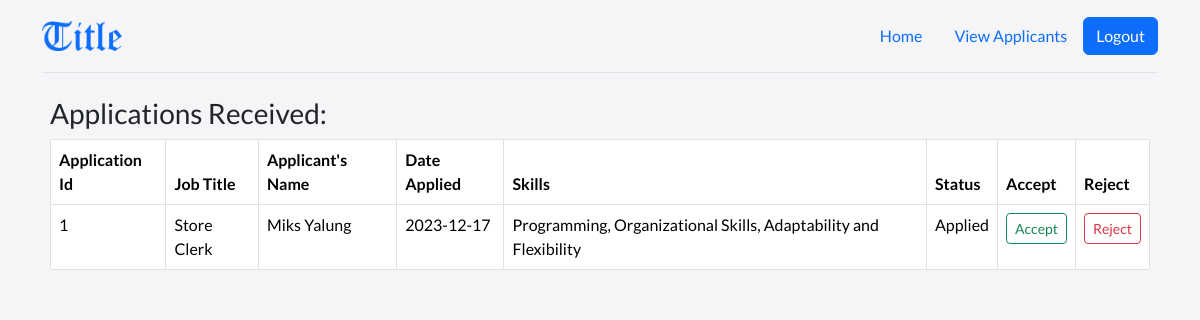
The app's page /title/a_viewapplications.php (signed in) with its own data.
### tables this page shows
CREATE TABLE `tbl_appliedjobs` (
  `id` int(11) NOT NULL,
  `date` date NOT NULL,
  `pid` int(11) NOT NULL,
  `jbid` int(11) NOT NULL,
  `status` varchar(20) NOT NULL
);

### title/session_a.php (called while the page is built, shortened)
<?php
if (isset($_SESSION["aid"])) {
    $aid = $_SESSION["aid"];
} else {
    header('Location: index.php');
    exit();
}

### title/a_viewapplications.php (the view, shortened to what this page needs)
<?php include 'session_a.php'; ?>
<!DOCTYPE html>
<html lang="en" data-bs-theme="auto">
    <head>
        <link rel="stylesheet" href="https://cdn.jsdelivr.net/npm/@docsearch/css@3">
        <link href="../title/assets/dist/css/bootstrap.min.css" rel="stylesheet">
        <link href="headers.css" rel="stylesheet">
    </head>
    <body>
        <main>
            <div class="container">
                <header class="d-flex flex-wrap align-items-center justify-content-center justify-content-md-between py-3 mb-4 border-bottom">
                <img class="bi me-2" src="../title/title-img/sec-logo.png" width="80" height="30" role="img" aria-label="Title"></img>
                <div class="d-flex justify-content-between align-items-center">
                    <ul class="nav">
                        <li class="nav-item">
                            <a class="nav-link active" aria-current="page" href="#">Home</a>
                        </li>
                        <li class="nav-item">
                            <a class="nav-link" href="a_viewapplications.php">View Applicants</a>
                        </li>
                    </ul>
                    <button class="btn btn-primary" onclick="window.location.href='logout.php'">Logout</button>
                </div>
                </header>
            </div>
        </main>
        <div class="container-table">
    <div style="height: 100vh; margin-top: 0%;" class="col-md-11">
        <div>
            <h3>Applications Received:</h3>
        </div>
        <table class="table table-bordered" id='applicantsTable'>
            <thead>
                <th>Application Id</th>
                <th>Job Title</th>
                <th>Applicant's Name</th>
                <th>Date Applied</th>
                <th>Skills</th>
                <th>Status</th>
                <th>Accept</th>
                <th>Reject</th>
            </thead>
            <tbody>
                <?php
                include 'connection.php';
                $sql = "SELECT id, jbid, pid,
                            (SELECT name FROM tbl_jobseekers WHERE id=tbl_appliedjobs.jbid) AS jbname,
                            date,
                            (SELECT title FROM tbl_jobs WHERE id=tbl_appliedjobs.pid) AS title,
                            (SELECT skills FROM tbl_jobseekers WHERE id=tbl_appliedjobs.jbid) AS skills,
                            status
                        FROM tbl_appliedjobs;";
                $appresult = $conn->query($sql);
                if ($appresult->num_rows > 0) {
                    while ($row = $appresult->fetch_assoc()) {
                        $id = $row['id'];
                        $jbname = $row['jbname'];
                        $title = $row['title'];
                        $date = $row['date'];
                        $skills = $row['skills'];
                        $status = $row['status'];
                ?>
                        <tr>
                            <td><?php echo $id; ?></td>
                            <td><?php echo $title; ?></td>
                            <td><?php echo $jbname; ?></td>
                            <td><?php echo $date; ?></td>
                            <td><?php echo $skills; ?></td>
                            <td><?php echo $status; ?></td>
                            <td><button class="btn btn-outline-success btn-sm" onclick="window.location.href='process_acceptapplication.php?id=<?php echo $aid; ?>'">Accept</button></td>
                            <td><button class="btn btn-outline-danger btn-sm" onclick="window.location.href='process_rejectapplication.php?id=<?php echo $aid; ?>'">Reject</button></td>
                        </tr>
                <?php
                    }
                } else {
                    echo "<tr><td colspan='6'>No applications available</td></tr>";
                }
                ?>
            </tbody>
        </table>
    </div>
</div>
    </body>
</html>

### title/a_viewapplications.php (style rules this page uses)
body { background-color: #f5f5f7; font-family: 'Lato', sans-serif; font-weight: 400; }
.container-table { display: flex; align-items: center; justify-content: center; height: 100vh; }
.bi { vertical-align: -.125em; fill: currentColor; }

### records on screen
tbl_appliedjobs: id "1", title "Store Clerk", jbname "Miks Yalung", date "2023-12-17", skills "Programming, Organizational Skills, Adaptability and Flexibility", status "Applied"
